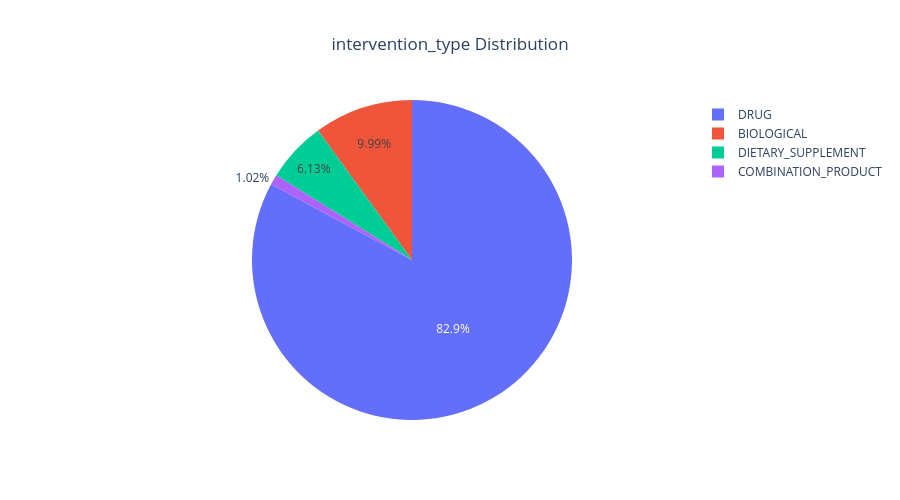

Write notebook code for a chart like this one.
### Markdown cell above
## **Intervention type of Drugs**

### Code cell
pie_chart(output,'intervention_type')

### Figure 1 — Plotly figure (JSON) as saved in the notebook; plotly's stock layout.template omitted (floating-point values rounded to 4 significant figures)
{"data": [{"domain": {"x": [0, 1], "y": [0, 1]}, "hovertemplate": "intervention_type: %{label}<br>Count: %{value}<br>Percentage: %{percent}<extra></extra>", "labels": ["DRUG", "BIOLOGICAL", "DIETARY_SUPPLEMENT", "COMBINATION_PRODUCT"], "legendgroup": "", "name": "", "showlegend": true, "textinfo": "percent", "type": "pie", "values": [358160, 43190, 26503, 4422]}], "layout": {"height": 500, "legend": {"tracegroupgap": 0}, "title": {"text": "intervention_type Distribution", "x": 0.5}}}
